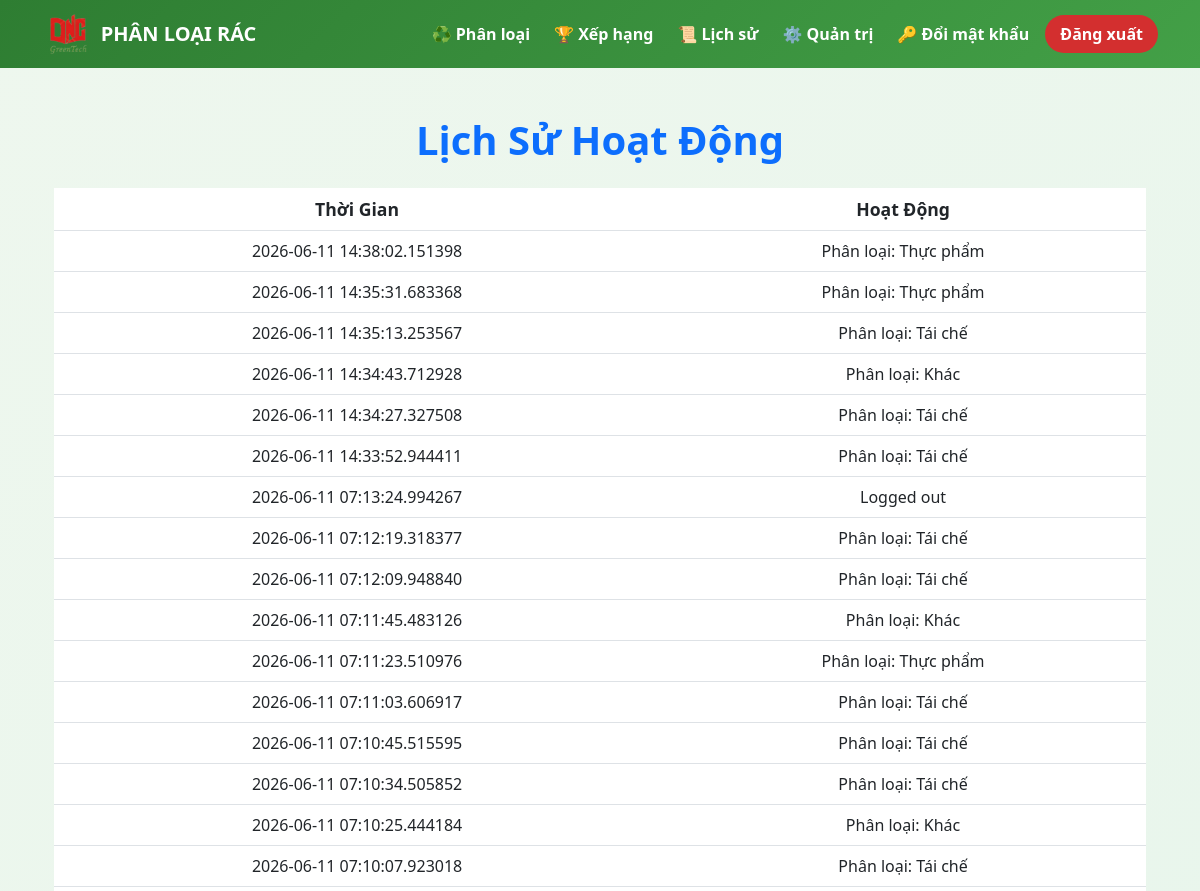
Before: /history (signed in, upper part) with the older database file.
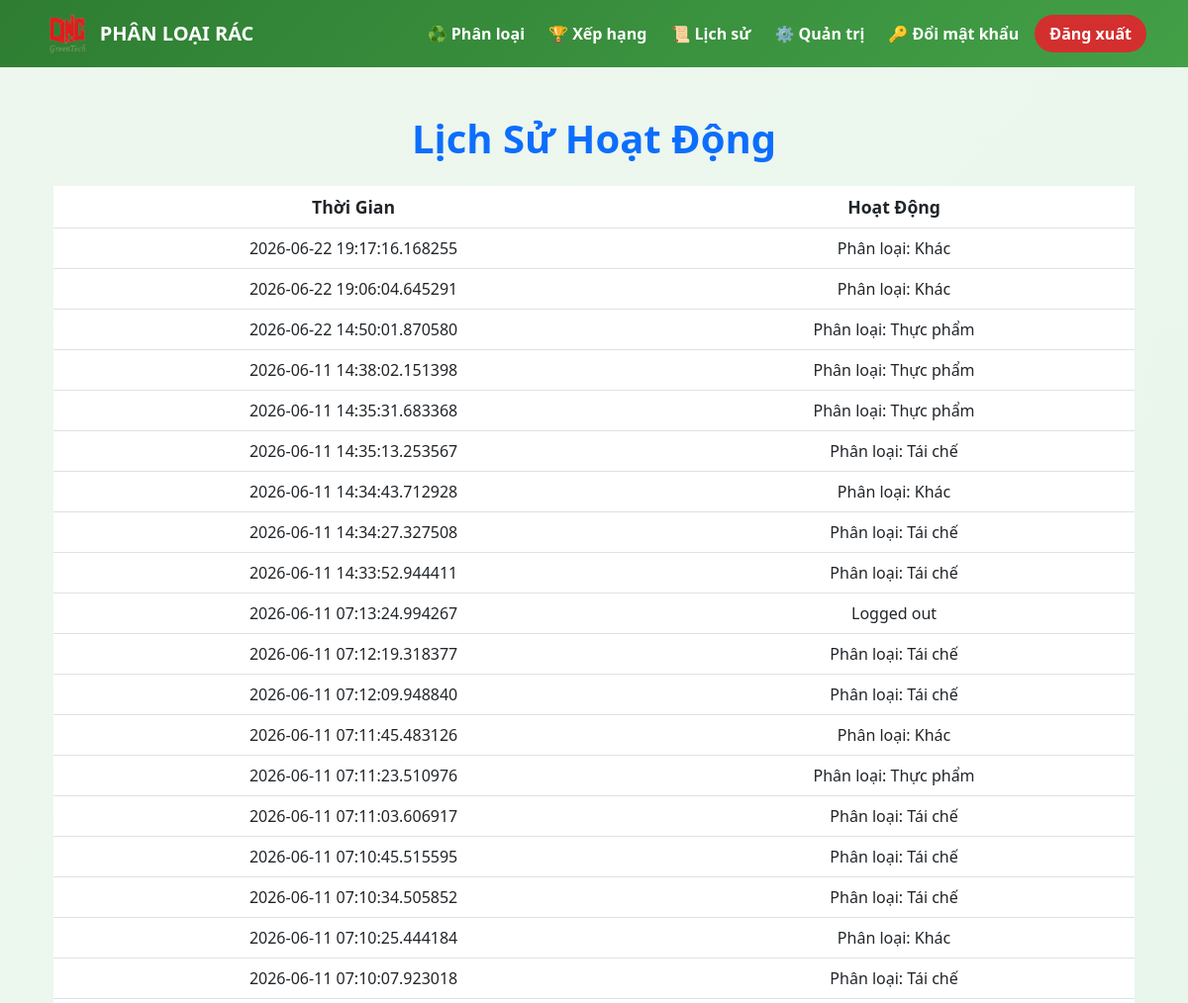
After: the same page with the newer database file.
### app.py (models this page shows)
class UserActivity(db.Model):
    id = db.Column(db.Integer, primary_key=True)
    user_id = db.Column(db.Integer, db.ForeignKey('user.id'), nullable=False)
    action = db.Column(db.String(255), nullable=False)
    timestamp = db.Column(db.DateTime, default=datetime.utcnow)
    user = db.relationship("User", backref="activities")

### app.py (the view)
@app.route('/history')
def history():
    if 'user_id' not in session:
        flash("Please log in to view activity history!", "warning")
        return redirect('/login')
    user_id = session['user_id']
    activities = UserActivity.query.filter_by(user_id=user_id).order_by(UserActivity.timestamp.desc()).all()
    is_admin = User.query.get(user_id).username == "admin"
    return render_template('history.html', activities=activities, is_admin=is_admin)

### templates/history.html (shortened to what this page needs)
{% extends "base.html" %}
{% block content %}
<div class="container mt-5">
    <h1 class="text-center text-primary mb-4" style="font-weight: bold;">Lịch Sử Hoạt Động</h1>
    <div class="table-responsive">
        <table class="table table-hover text-center shadow-sm" style="background-color: #f8f9fa; border-radius: 8px;">
            <thead class="bg-primary text-white" style="font-size: 1.1rem; font-weight: 600;">
                <tr>
                    <th>Thời Gian</th>
                    <th>Hoạt Động</th>
                </tr>
            </thead>
            <tbody>
                {% for activity in activities %}
                <tr>
                    <td>{{ activity.timestamp }}</td>
                    <td>{{ activity.action }}</td>
                </tr>
                {% endfor %}
            </tbody>
        </table>
    </div>
</div>
{% endblock %}

### templates/base.html (shortened to what this page needs)
<!DOCTYPE html>
<html lang="vi">
<head>
    <link href="https://cdn.jsdelivr.net/npm/bootstrap@5.3.0/dist/css/bootstrap.min.css" rel="stylesheet">
    <link href="https://cdnjs.cloudflare.com/ajax/libs/font-awesome/6.5.1/css/all.min.css" rel="stylesheet">
</head>
<body>
<nav class="navbar navbar-expand-lg">
    <div class="container">
        <a class="navbar-brand d-flex align-items-center gap-2" href="/home">
            <img src="/static/dnc-logo.png" class="logo-dnc">
            <span>PHÂN LOẠI RÁC</span>
        </a>
        <div class="collapse navbar-collapse" id="menu">
            <ul class="navbar-nav ms-auto align-items-center gap-2">
                <li class="nav-item"><a class="nav-link" href="/">♻️ Phân loại</a></li>
                <li class="nav-item"><a class="nav-link" href="/leaderboard">🏆 Xếp hạng</a></li>
                <li class="nav-item"><a class="nav-link" href="/history">📜 Lịch sử</a></li>
                {% if is_admin %}
                <li class="nav-item"><a class="nav-link" href="/admin">⚙️ Quản trị</a></li>
                {% endif %}
                <li class="nav-item">
                    <button
                        class="nav-link border-0 bg-transparent"
                        data-bs-toggle="modal"
                        data-bs-target="#changePasswordModal">
                        🔑 Đổi mật khẩu
                    </button>
                </li>
                <li class="nav-item">
                    <a href="/logout" class="btn btn-logout">Đăng xuất</a>
                </li>
            </ul>
        </div>
    </div>
</nav>
<div class="container mt-5">
    {% block content %}{% endblock %}
</div>
</body>
</html>

### templates/base.html (style rules this page uses)
body { background: linear-gradient(135deg, #eef7ee, #d9f2e6); font-family: "Segoe UI", sans-serif; }
.navbar { background: linear-gradient(135deg, #2e7d32, #43a047); }
.navbar-brand, .nav-link { color: white !important; font-weight: 600; }
.logo-dnc { max-height: 42px; }
.btn-logout { background: #d32f2f; color: white !important; border-radius: 20px; padding: 6px 14px; font-weight: 600; }

Changed rows visible on the page:
added UserActivity: timestamp "2026-06-22 19:17:16.168255", action "Phân loại: Khác"
added UserActivity: timestamp "2026-06-22 19:06:04.645291", action "Phân loại: Khác"
added UserActivity: timestamp "2026-06-22 14:50:01.870580", action "Phân loại: Thực phẩm"
